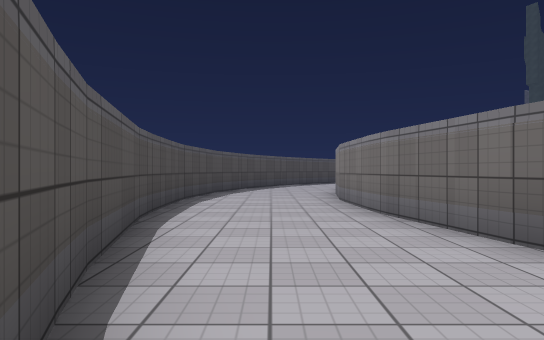
view 1 (above)

12 first-person views from a walk through a Unity game level. The camera is 1.2 m above the floor, looks level and sees 70° across. The floor is counted in squares, 2 m on a side. Each view is taken from the middle of a square. On the plan, view 1 faces up. The plan holds only what a view shows up to about 11 squares ahead; the rest is blank. The place goes on beyond the plan. The player character is not drawn. Surface patterns are stand-ins for the level's own textures.

view 2
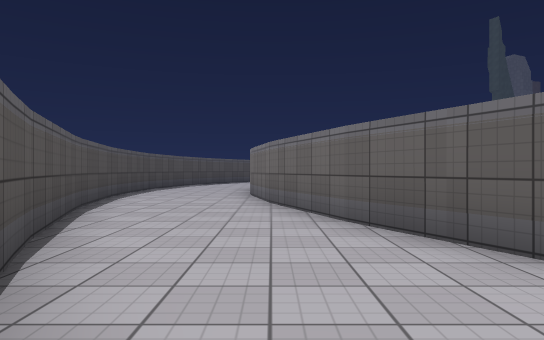

view 3
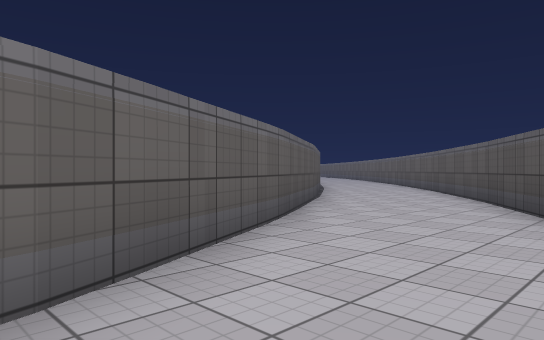

view 4
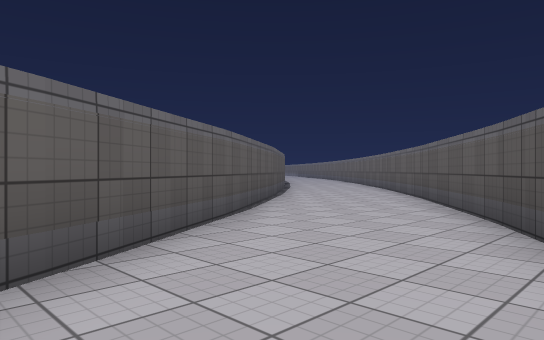

view 5
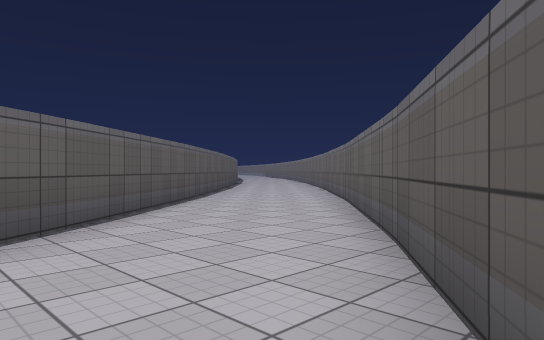

view 6
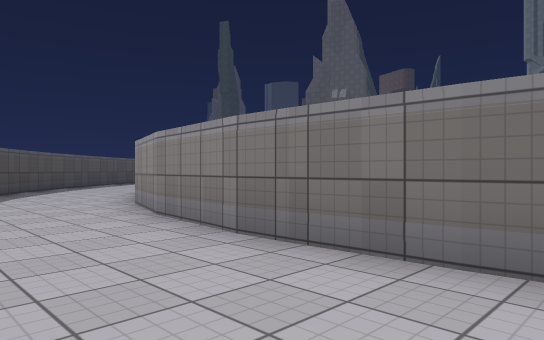

view 7
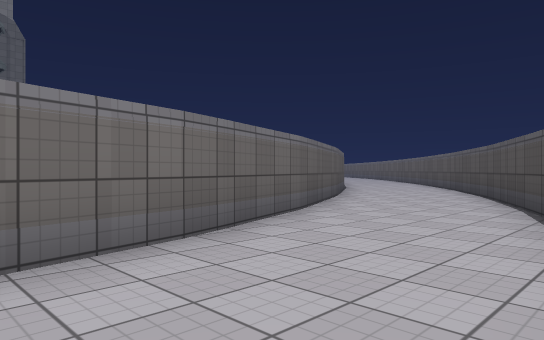

view 8
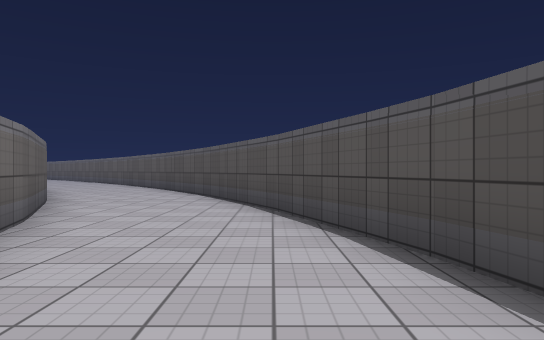

view 9
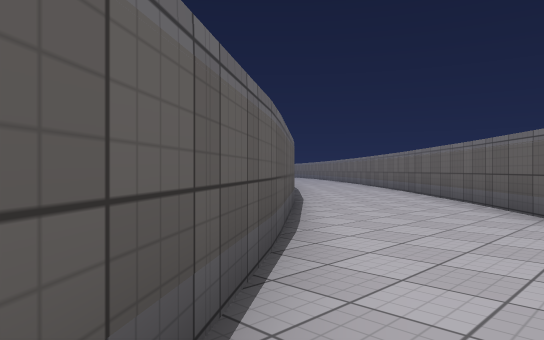

view 10
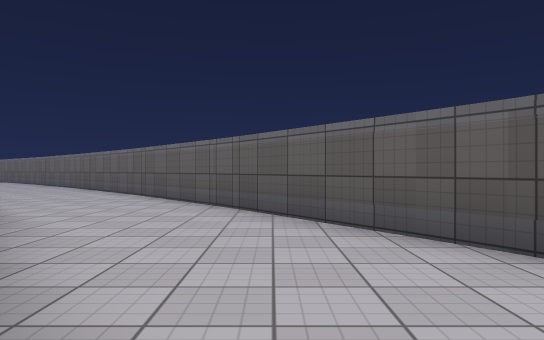

view 11
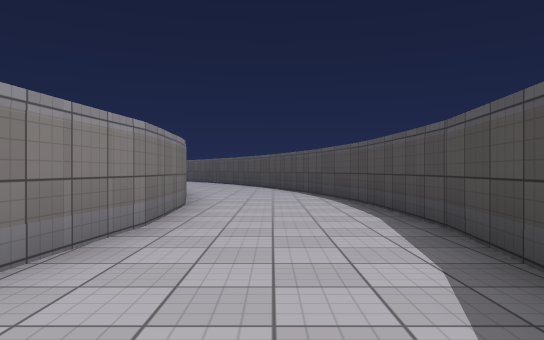

view 12
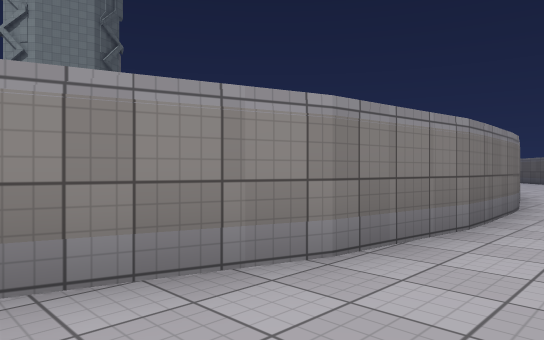

### Floor plan
Points are (right, up) in squares from view 1. A wall is a line through its corners. A room is listed if a view was taken in it or the views show most of it. See-through windows are left out.
Room 1 (views 1, 2, 3, 4, 5, 6, 7, 8, 9, 10, 11, 12)
walls: (4.4, -2.7) (2.8, 0.6); (2.9, 0.4) (1.9, 3.3); (1.4, -4.3) (7.8, -13.1); (5.2, -3.9) (4.4, -2.6); (2, 3.1) (1.5, 5.2) (1.3, 7.9); (-1.2, 2.4) (0.2, -1.4) (1.6, -4.2); (-1.6, 4.8) (-1.1, 2.3); (-1.7, 5.5) (-1.6, 4.7); (1.4, 7.8) (1.6, 9.9); (-1.8, 8.1) (-1.8, 5.4); (1.6, 9.8) (2.2, 11.7); (7.9, -12.9) (9.4, -14.5); (10.6, -11.6) (5.1, -3.9); (-1.3, 11) (-1.5, 10.4) (-1.8, 8); (12.8, -13.6) (10.8, -11.4)

Where each view was taken, in squares from view 1:
view 1: 0 up, 0 right, facing up
view 2: 4 down, 2 right, facing up
view 3: 1 up, 1 right, facing down-right
view 4: 2 down, 2 right, facing down-right
view 5: 7 down, 4 right, facing down-right
view 6: 5 up, 1 left, facing up-right
view 7: 5 up, 1 left, facing down-right
view 8: 5 up, 0 right, facing down
view 9: 6 down, 6 right, facing down-right
view 10: 4 down, 5 right, facing down
view 11: 12 up, 0 right, facing down
view 12: 12 up, 0 right, facing down-right
